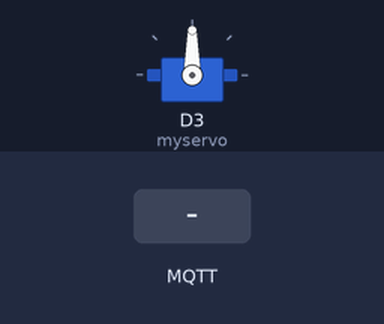
A sketch run on a simulated ESP8266 (Wemos D1 mini). Shown: servo. The inputs (shaded band) are chosen by the test bench. WiFi joins after 1.5 s; servers stay silent unless stated; no MQTT or app messages arrive unless stated; not simulated (calls return 0 or success): OTA_PASSWORD.h; what the sketch prints to the serial monitor is not drawn.

Above: at 2.7 s.
2.8 s: MQTT message "open" arrives on the first subscribed topic
At 14.7 s:
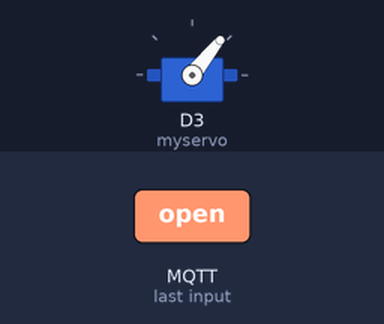
Timing chart, 0 to 15.6 s (numbered marks = the images above; inputs shaded):
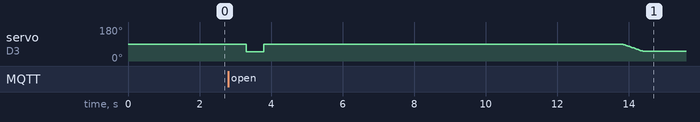

The sketch:

winkcat.ino
```cpp
#include <Servo.h>

#include <ESP8266mDNS.h>
#include <ESP8266WiFi.h>
#include <WiFiUdp.h>
#include <WiFiClient.h>
#include <ArduinoOTA.h>
#include "OTA_PASSWORD.h"
#include <PubSubClient.h>
#include <PubSubClient.h>


const char* ssid = "revspace-pub-2.4ghz";
const char* mqtt_server = "mosquitto.space.revspace.nl";

Servo myservo;
WiFiClient espClient;
PubSubClient client(espClient);

void setup_wifi() {
	delay(10);
	Serial.println();
	Serial.print("Connecting to ");
	Serial.println(ssid);

	WiFi.begin(ssid, "");

	while (WiFi.status() != WL_CONNECTED) {
		delay(500);
		Serial.print(".");
	}

	Serial.println();
	Serial.println("WiFi connected");
	Serial.println("IP address: ");
	Serial.println(WiFi.localIP());

	ArduinoOTA.setHostname("maneki-neko");
	ArduinoOTA.setPassword(OTA_PASSWORD);

	ArduinoOTA.onStart([]() {
		Serial.println("Start");
	});

	ArduinoOTA.onEnd([]() {
		Serial.println("\nEnd");
		ESP.restart();
	});

	ArduinoOTA.onProgress([](unsigned int progress, unsigned int total) {
		Serial.printf("Progress: %u%%\r", (progress / (total / 100)));
	});

	ArduinoOTA.onError([](ota_error_t error) {
		Serial.printf("Error[%u]: ", error);
		if (error == OTA_AUTH_ERROR) Serial.println("Auth Failed");
		else if (error == OTA_BEGIN_ERROR) Serial.println("Begin Failed");
		else if (error == OTA_CONNECT_ERROR) Serial.println("Connect Failed");
		else if (error == OTA_RECEIVE_ERROR) Serial.println("Receive Failed");
		else if (error == OTA_END_ERROR) Serial.println("End Failed");
	});

	ArduinoOTA.begin();
}

void callback(char* topic, byte* payload, unsigned int length) {
	char buf[50] = "";

	for (unsigned int i = 0; i < length; i++) {
		buf[i] = payload[i];
	}

	String message(buf);
	Serial.println("Message arrived: " + message);

	if (message == "open") {
		wink();
	}
}

void reconnect() {
	// Loop until we're reconnected
	while (!client.connected()) {
		Serial.print("Attempting MQTT connection...");
		// Attempt to connect
		if (client.connect("Winkcat")) {
			Serial.println("connected");
			// Once connected, publish an announcement...
			// ... and resubscribe
			client.subscribe("revspace/state");
		} else {
			Serial.print("failed, rc=");
			Serial.print(client.state());
			Serial.println(" try again in 5 seconds");
			// Wait 5 seconds before retrying
			delay(5000);
		}
	}
}


void setup() {
	myservo.attach(D3);
	myservo.write(90);
	myservo.detach();

	Serial.begin(115200);
	setup_wifi();

	client.setServer(mqtt_server, 1883);
	client.setCallback(callback);
}

void wink() {
	Serial.println("Wink!");
	myservo.attach(D3);
	myservo.write(90);
	delay(500);
	// Wink position
	myservo.write(50);
	delay(500);
	myservo.write(90);
	delay(10000);

	// Slowly stop the cat
	for (int pos = 90; pos > 50; pos--) {
		myservo.write(pos);
		delay(15);
	}
	delay(1000);
	Serial.println("Stopped winking!");
	myservo.detach();
}

void loop() {
	if (!client.connected()) {
		reconnect();
	}

	ArduinoOTA.handle();
	client.loop();
}
```
